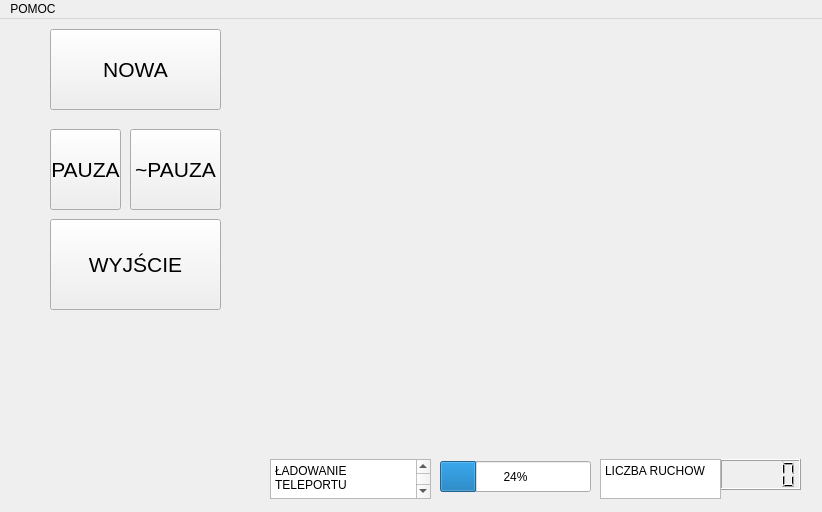
<?xml version="1.0" encoding="UTF-8"?>
<ui version="4.0">
 <class>MainWindow</class>
 <widget class="QMainWindow" name="MainWindow">
  <property name="geometry">
   <rect>
    <x>0</x>
    <y>0</y>
    <width>822</width>
    <height>512</height>
   </rect>
  </property>
  <property name="windowTitle">
   <string>MainWindow</string>
  </property>
  <widget class="QWidget" name="centralWidget">
   <property name="minimumSize">
    <size>
     <width>822</width>
     <height>491</height>
    </size>
   </property>
   <property name="maximumSize">
    <size>
     <width>822</width>
     <height>491</height>
    </size>
   </property>
   <property name="autoFillBackground">
    <bool>false</bool>
   </property>
   <widget class="QWidget" name="widget" native="true">
    <property name="geometry">
     <rect>
      <x>40</x>
      <y>0</y>
      <width>191</width>
      <height>421</height>
     </rect>
    </property>
    <widget class="QPushButton" name="pushButton">
     <property name="geometry">
      <rect>
       <x>10</x>
       <y>10</y>
       <width>171</width>
       <height>81</height>
      </rect>
     </property>
     <property name="font">
      <font>
       <pointsize>16</pointsize>
      </font>
     </property>
     <property name="text">
      <string>NOWA</string>
     </property>
    </widget>
    <widget class="QPushButton" name="pushButton_2">
     <property name="geometry">
      <rect>
       <x>10</x>
       <y>110</y>
       <width>71</width>
       <height>81</height>
      </rect>
     </property>
     <property name="font">
      <font>
       <pointsize>16</pointsize>
      </font>
     </property>
     <property name="text">
      <string>PAUZA</string>
     </property>
    </widget>
    <widget class="QPushButton" name="pushButton_3">
     <property name="geometry">
      <rect>
       <x>10</x>
       <y>200</y>
       <width>171</width>
       <height>91</height>
      </rect>
     </property>
     <property name="font">
      <font>
       <pointsize>16</pointsize>
      </font>
     </property>
     <property name="text">
      <string>WYJŚCIE</string>
     </property>
     <property name="checkable">
      <bool>false</bool>
     </property>
    </widget>
    <widget class="QPushButton" name="pushButton_8">
     <property name="geometry">
      <rect>
       <x>90</x>
       <y>110</y>
       <width>91</width>
       <height>81</height>
      </rect>
     </property>
     <property name="font">
      <font>
       <pointsize>16</pointsize>
      </font>
     </property>
     <property name="text">
      <string>~PAUZA</string>
     </property>
    </widget>
   </widget>
   <widget class="QWidget" name="gridLayoutWidget">
    <property name="geometry">
     <rect>
      <x>230</x>
      <y>0</y>
      <width>571</width>
      <height>431</height>
     </rect>
    </property>
    <layout class="QGridLayout" name="gridLayout_2"/>
   </widget>
   <widget class="QLCDNumber" name="lcdNumber">
    <property name="geometry">
     <rect>
      <x>720</x>
      <y>440</y>
      <width>81</width>
      <height>31</height>
     </rect>
    </property>
    <property name="styleSheet">
     <string notr="true">selection-color: rgb(6, 6, 6);</string>
    </property>
   </widget>
   <widget class="QPlainTextEdit" name="plainTextEdit">
    <property name="geometry">
     <rect>
      <x>600</x>
      <y>440</y>
      <width>121</width>
      <height>40</height>
     </rect>
    </property>
    <property name="plainText">
     <string>LICZBA RUCHOW</string>
    </property>
   </widget>
   <widget class="QProgressBar" name="progressBar">
    <property name="geometry">
     <rect>
      <x>440</x>
      <y>442</y>
      <width>151</width>
      <height>31</height>
     </rect>
    </property>
    <property name="value">
     <number>24</number>
    </property>
   </widget>
   <widget class="QPlainTextEdit" name="plainTextEdit_2">
    <property name="geometry">
     <rect>
      <x>270</x>
      <y>440</y>
      <width>161</width>
      <height>40</height>
     </rect>
    </property>
    <property name="plainText">
     <string>ŁADOWANIE TELEPORTU
</string>
    </property>
   </widget>
  </widget>
  <widget class="QMenuBar" name="menuBar">
   <property name="geometry">
    <rect>
     <x>0</x>
     <y>0</y>
     <width>822</width>
     <height>21</height>
    </rect>
   </property>
   <widget class="QMenu" name="menuPOMOC">
    <property name="title">
     <string>POMOC</string>
    </property>
    <addaction name="actionO_Qt"/>
   </widget>
   <addaction name="menuPOMOC"/>
  </widget>
  <action name="actionO_Qt">
   <property name="text">
    <string>O Qt</string>
   </property>
  </action>
 </widget>
 <layoutdefault spacing="6" margin="11"/>
 <resources/>
 <connections/>
</ui>
